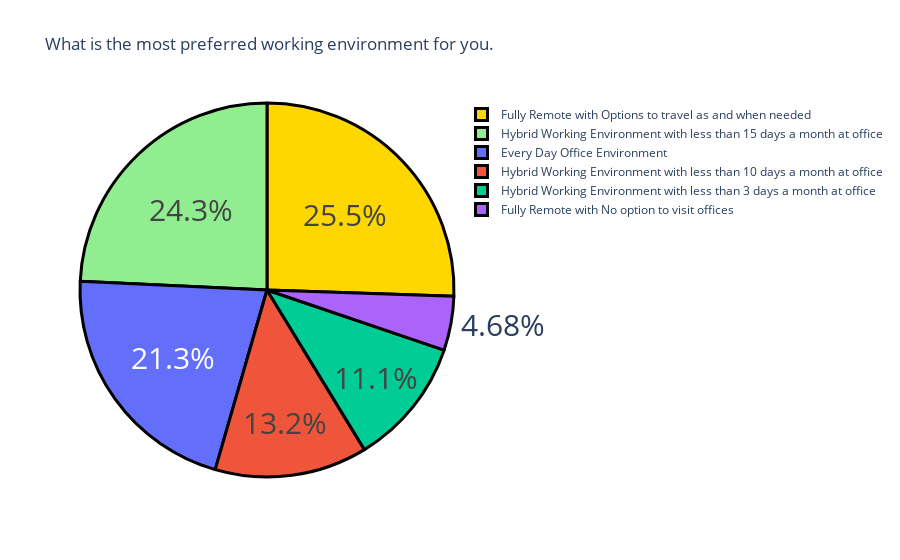

This figure's notebook cell:
### Code cell
# What is the most preferred working environment for you.

question7 = "What is the most preferred working environment for you."
question7 = data[question7].value_counts()
label = question7.index
counts = question7.values
colors = ['gold','lightgreen']
fig = go.Figure(data=[go.Pie(labels=label, values=counts)])
fig.update_layout(title_text='What is the most preferred working environment for you.')
fig.update_traces(hoverinfo='label+value', textinfo='percent', textfont_size=30,
                  marker=dict(colors=colors, line=dict(color='black', width=3)))
fig.show()

### Figure 1 — Plotly figure (JSON) as saved in the notebook; plotly's stock layout.template omitted (floating-point values rounded to 4 significant figures)
{"data": [{"hoverinfo": "label+value", "labels": ["Fully Remote with Options to travel as and when needed", "Hybrid Working Environment with less than 15 days a month at office", "Every Day Office Environment", "Hybrid Working Environment with less than 10 days a month at office", "Hybrid Working Environment with less than 3 days a month at office", "Fully Remote with No option to visit offices"], "marker": {"colors": ["gold", "lightgreen"], "line": {"color": "black", "width": 3}}, "textfont": {"size": 30}, "textinfo": "percent", "type": "pie", "values": [60, 57, 50, 31, 26, 11]}], "layout": {"title": {"text": "What is the most preferred working environment for you."}}}
